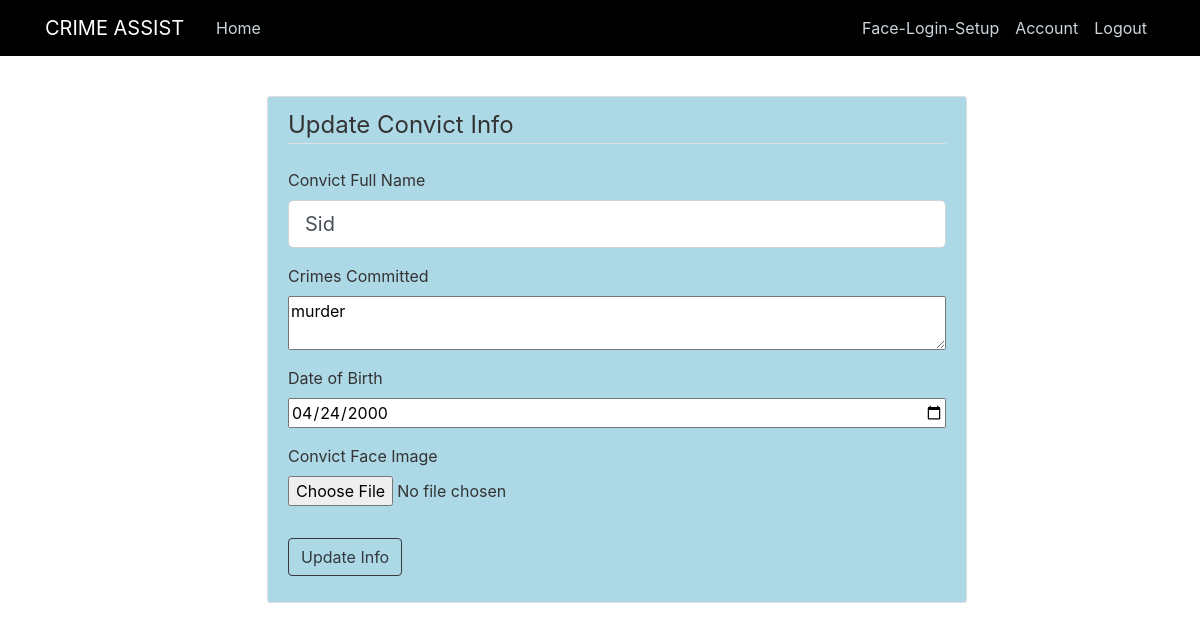
Before: /updateConvictInfo/1 (signed in) with the older database file.
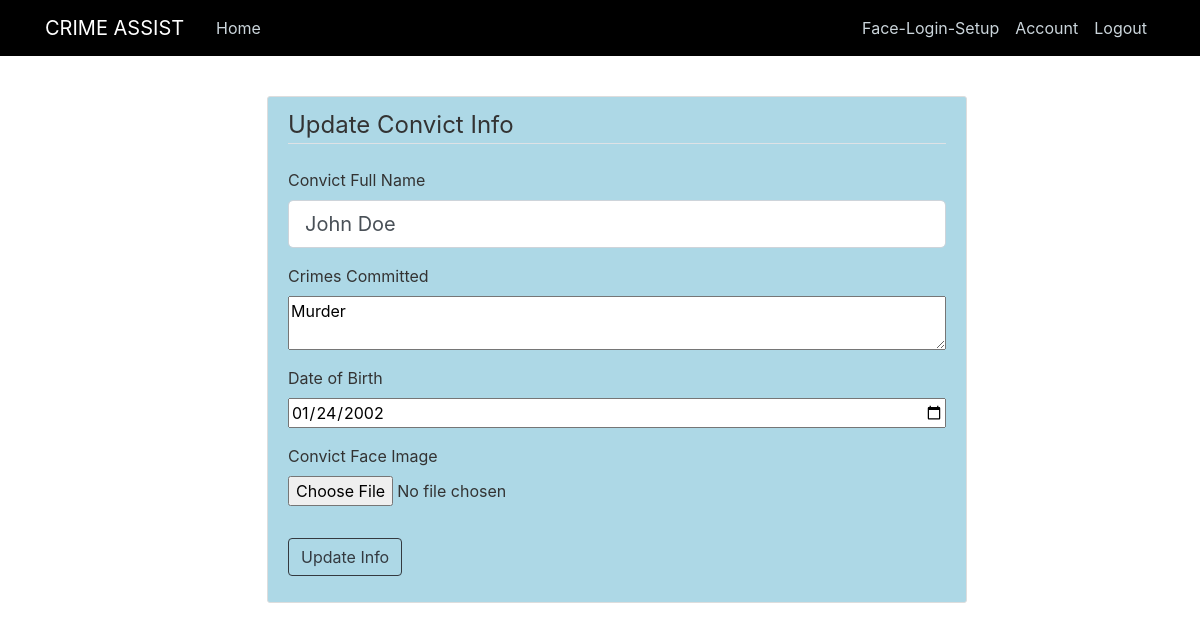
After: the same page with the newer database file.
### crimeassist/models.py (models this page shows, shortened)
class Convict(db.Model):
    id = db.Column(db.Integer,primary_key=True)
    name = db.Column(db.String(25),nullable=False)
    dob = db.Column(db.Date ,nullable = False)
    profile_image = db.Column(db.String(20),nullable=False)
    crimes = db.Column(db.Text,nullable=False)
    images = db.relationship('ConvictImage', backref = 'person', lazy=True)

### crimeassist/routes.py (the view)
@app.route('/updateConvictInfo/<int:convict_id>', methods=['POST', 'GET'])
@login_required
def updateConvictInfo(convict_id):
    convict = Convict.query.get_or_404(convict_id)
    form = UpdateConvictForm()
    if form.validate_on_submit():
        if form.profile_image.data:
            picture_file  = save_convict_picture(form.profile_image.data)
            convict.profile_image=picture_file
            img = ConvictImage.query.get_or_404(convict.id)
            loc = "D:\Flask\crimeassist\static\convict_pics"
            path1 = os.path.join(loc,img.image_file)
            os.remove(path1)
            img.image_file = picture_file
        convict.name = form.name.data
        convict.crimes = form.crimes.data
        convict.dob = form.dob.data
        db.session.commit()
        flash('Convict info Updated successfully!','success')
        return redirect(url_for('update'))
    elif request.method == 'GET':
        form.name.data = convict.name
        form.crimes.data  =convict.crimes
        form.dob.data =convict.dob
        form.profile_image.data =convict.profile_image
    return render_template('updateConvictInfo.html',title='Update Info', form=form)

### crimeassist/forms.py
class UpdateConvictForm(FlaskForm):
    name = StringField('Convict Full Name',
                            validators=[DataRequired() , Length(min=2, max=25) ])
    dob = DateField('Date of Birth',validators=[DataRequired()])
    profile_image  = FileField('Convict Face Image', validators =[FileAllowed(['jpg','png'])])
    crimes = TextAreaField('Crimes Committed',validators=[DataRequired()] )
    submit  = SubmitField('Update Info')

### crimeassist/models.py (called while the page is built)
@login_manager.user_loader
def load_user(user_id):
    return User.query.get(user_id)

### crimeassist/templates/updateConvictInfo.html (shortened to what this page needs)
{% extends 'layout.html' %}
{% block content %}
<div class="content-section">
    <form action="" method="POST" enctype="multipart/form-data">
        <fieldset class="form-group">
            <legend class="border-bottom mb-4">Update Convict Info</legend>
            <div class="form-group">
                {{ form.name.label(class="form-control-label") }}
                {% if form.name.errors %}
                {{ form.name(class="form-control form-control-lg is-invalid") }}
                <div class="invalid-feedback">
                    {% for error in form.name.errors %}
                    <span>{{ error }}</span>
                    {% endfor %}
                </div>
                {% else %}
                {{ form.name(class="form-control form-control-lg") }}
                {% endif %}
            </div>
            <div class="form-group">
                {{ form.crimes.label() }}
                {{ form.crimes(class='form-control-file') }}
            </div>
            <div class="form-group">
                {{ form.dob.label() }}
                {{ form.dob(class='form-control-file') }}
            </div>
            <div class="form-group">
                {{ form.profile_image.label() }}
                {{ form.profile_image(class='form-control-file') }}
            </div>
        </fieldset>
        <div class="form-group">
            {{ form.submit(class="btn btn-outline-dark") }}
        </div>
    </form>
    {% endblock content%}

Changed rows visible on the page:
changed Convict: name "Sid" → "John Doe"; crimes "murder" → "Murder"; dob "04/24/2000" → "01/24/2002"
